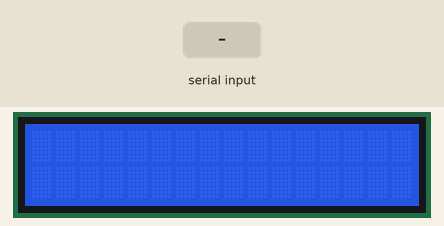
A sketch run on a simulated Arduino Uno, built with avr-gcc and run on an emulated ATmega328P. On the bench: 16×2 character LCD. The inputs (shaded band) are chosen by the test bench. What the sketch prints to the serial monitor is not drawn.

Above: at 1.2 s.
1.3 s: "30,150,10\n" received over Serial
At 2.5 s:
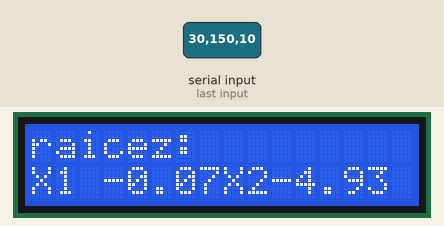
2.8 s: "90,45,200\n" received over Serial
At 3.5 s:
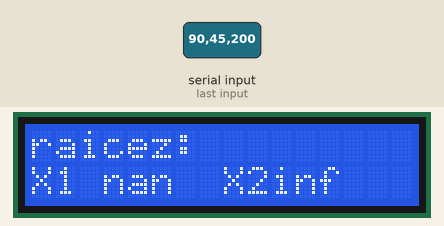
4.3 s: "1,90,45\n" received over Serial
At 6.0 s:
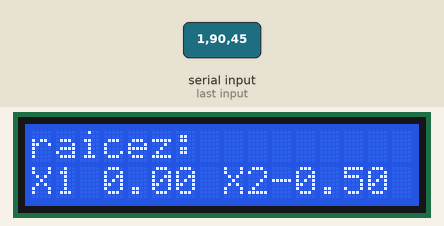
Timing chart, 0 to 7.5 s (numbered marks = the images above; inputs shaded):
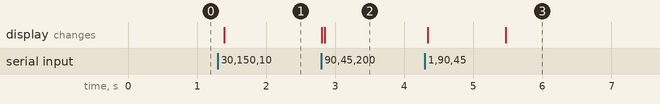

Measured:
- after the input at 1.3 s, the display: changes after 0.09 s (image 1)
- after the input at 2.8 s, the display: first changes at once (image 2 shows a later state)
- after the input at 4.3 s, the display: first changes at once (image 3 shows a later state)

The sketch:

TP2_2.ino
```cpp
#include <LiquidCrystal.h>

LiquidCrystal lcd(2, 3, 4, 5, 6, 7);

float a,b,c;
float x1, x2;

void setup()
{
  lcd.begin(16,2);
  Serial.begin(9600);

}


void loop()
{

  Serial.println("Ingrese el valor del componente a:");
    while(!Serial.available());
    a = Serial.parseFloat();

    Serial.println("Ingrese el valor del componente b:");
    while(!Serial.available());
    b = Serial.parseFloat();

    Serial.println("Ingrese el valor del componente c:");
    while(!Serial.available());
    c = Serial.parseFloat();

    lcd.clear();


    Serial.print("El valor de a es:");
    Serial.println(a);
    Serial.print("El valor de b es:");
    Serial.println(b);
    Serial.print("El valor de c es:");
    Serial.println(c);

    float discriminante = b*b - 4*a*c;

    if (discriminante >= 0)
    {
      x1 = (-b + sqrt(discriminante)) / (2 * a);
      x2 = (-b - sqrt(discriminante)) / (2 * a);
      lcd.clear();
      lcd.setCursor(0,0);
      lcd.print("raicez:");
      lcd.setCursor(0,1);
      lcd.print("X1 ");
      lcd.setCursor(3,1);
      lcd.print(x1);
      lcd.setCursor(8,1);
      lcd.print("X2:");
      lcd.setCursor(10,1);
      lcd.print(x2);
      delay(10);
    }

     else{
          Serial.println("Sus raices son imaginarias");
         }
  }
```
